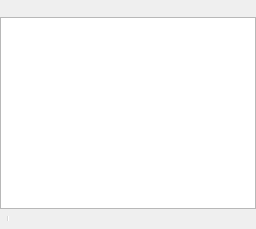
      <widget class="QWidget" name="pageDiscovery">
       <layout class="QGridLayout" name="gridLayout_48">
        <property name="margin">
         <number>0</number>
        </property>
        <property name="spacing">
         <number>0</number>
        </property>
        <item row="0" column="0">
         <widget class="QFrame" name="toolFrameDiscoveryTop">
          <property name="styleSheet">
           <string notr="true">QToolButton {
    border: 1px solid transparent;
    background-color: transparent;
}

 QToolButton:pressed {
     background-color: qlineargradient(x1: 0, y1: 0, x2: 0, y2: 1,
                                       stop: 0 #dadbde, stop: 1 #f6f7fa);
 }

QToolButton:checked {
     border: 1px solid rgb(78, 96, 255);
     background-color: qlineargradient(x1: 0, y1: 0, x2: 0, y2: 1,
                                       stop: 0 #dadbde, stop: 1 #f6f7fa);
}

 QToolButton:hover {
     border: 1px solid rgb(78, 96, 255);
     background-color: qlineargradient(x1: 0, y1: 0, x2: 0, y2: 1,
                                       stop: 0 #dadbde, stop: 1 #f6f7fa);
 }
 QToolButton[popupMode=&quot;1&quot;] { /* only for MenuButtonPopup */
     padding-right: 20px; /* make way for the popup button */
 }

/* the subcontrols below are used only in the MenuButtonPopup mode */
 QToolButton::menu-button {
     border: 1px solid transparent;
     /* 16px width + 4px for border = 20px allocated above */
     width: 16px;
 }

QToolButton::menu-button:hover {
    border: 1px solid rgb(78, 96, 255);
	border-left-color: 1px solid transparent;
     /* 16px width + 4px for border = 20px allocated above */
     width: 16px;
 }

 QToolButton::menu-arrow:open {
     top: 1px; left: 1px; /* shift it a bit */
 }</string>
          </property>
          <property name="frameShape">
           <enum>QFrame::NoFrame</enum>
          </property>
          <property name="frameShadow">
           <enum>QFrame::Raised</enum>
          </property>
          <layout class="QGridLayout" name="gridLayout_44">
           <property name="margin">
            <number>0</number>
           </property>
           <property name="spacing">
            <number>0</number>
           </property>
           <item row="0" column="0">
            <widget class="QToolBar" name="toolBarDiscoveryTop">
             <property name="styleSheet">
              <string notr="true">QToolBar {
	border-color: 2px solid transparent;
}</string>
             </property>
             <property name="iconSize">
              <size>
               <width>16</width>
               <height>16</height>
              </size>
             </property>
             <property name="toolButtonStyle">
              <enum>Qt::ToolButtonTextBesideIcon</enum>
             </property>
             <addaction name="actionDiscoveryGnutellaBootstrap"/>
             <addaction name="actionG1G2GWebCache"/>
             <addaction name="actionAresDiscoveryType"/>
             <addaction name="actionEDonkeyServerMet"/>
            </widget>
           </item>
          </layout>
         </widget>
        </item>
        <item row="1" column="0">
         <widget class="QTreeView" name="treeViewDiscovery"/>
        </item>
        <item row="2" column="0">
         <widget class="QFrame" name="toolFrameDiscoveryBottom">
          <property name="styleSheet">
           <string notr="true">QToolButton {
    border: 1px solid transparent;
    background-color: transparent;
}

 QToolButton:pressed {
     background-color: qlineargradient(x1: 0, y1: 0, x2: 0, y2: 1,
                                       stop: 0 #dadbde, stop: 1 #f6f7fa);
 }

QToolButton:checked {
     border: 1px solid rgb(78, 96, 255);
     background-color: qlineargradient(x1: 0, y1: 0, x2: 0, y2: 1,
                                       stop: 0 #dadbde, stop: 1 #f6f7fa);
}

 QToolButton:hover {
     border: 1px solid rgb(78, 96, 255);
     background-color: qlineargradient(x1: 0, y1: 0, x2: 0, y2: 1,
                                       stop: 0 #dadbde, stop: 1 #f6f7fa);
 }
 QToolButton[popupMode=&quot;1&quot;] { /* only for MenuButtonPopup */
     padding-right: 20px; /* make way for the popup button */
 }

/* the subcontrols below are used only in the MenuButtonPopup mode */
 QToolButton::menu-button {
     border: 1px solid transparent;
     /* 16px width + 4px for border = 20px allocated above */
     width: 16px;
 }

QToolButton::menu-button:hover {
    border: 1px solid rgb(78, 96, 255);
	border-left-color: 1px solid transparent;
     /* 16px width + 4px for border = 20px allocated above */
     width: 16px;
 }

 QToolButton::menu-arrow:open {
     top: 1px; left: 1px; /* shift it a bit */
 }</string>
          </property>
          <property name="frameShape">
           <enum>QFrame::NoFrame</enum>
          </property>
          <property name="frameShadow">
           <enum>QFrame::Raised</enum>
          </property>
          <layout class="QGridLayout" name="gridLayout_47">
           <property name="margin">
            <number>0</number>
           </property>
           <property name="spacing">
            <number>0</number>
           </property>
           <item row="0" column="0">
            <widget class="QToolBar" name="toolBarDiscoveryBottomLeft">
             <property name="styleSheet">
              <string notr="true">QToolBar {
	border-color: 2px solid transparent;
}</string>
             </property>
             <property name="iconSize">
              <size>
               <width>16</width>
               <height>16</height>
              </size>
             </property>
             <property name="toolButtonStyle">
              <enum>Qt::ToolButtonTextBesideIcon</enum>
             </property>
             <addaction name="actionDiscoveryAddService"/>
             <addaction name="actionDiscoveryRemoveService"/>
             <addaction name="separator"/>
             <addaction name="actionDiscoveryQueryNow"/>
             <addaction name="actionDiscoveryAdvertise"/>
            </widget>
           </item>
           <item row="0" column="3">
            <widget class="QToolBar" name="toolBarDiscoveryBottomRight">
             <property name="styleSheet">
              <string notr="true">QToolBar {
	border-color: 2px solid transparent;
}</string>
             </property>
             <property name="iconSize">
              <size>
               <width>16</width>
               <height>16</height>
              </size>
             </property>
             <property name="toolButtonStyle">
              <enum>Qt::ToolButtonTextBesideIcon</enum>
             </property>
             <addaction name="actionDiscoveryBrowseStatistics"/>
             <addaction name="actionDiscoveryProperties"/>
            </widget>
           </item>
           <item row="0" column="1">
            <spacer name="horizontalSpacer_5">
             <property name="orientation">
              <enum>Qt::Horizontal</enum>
             </property>
             <property name="sizeHint" stdset="0">
              <size>
               <width>0</width>
               <height>20</height>
              </size>
             </property>
            </spacer>
           </item>
          </layout>
         </widget>
        </item>
       </layout>
      </widget>
